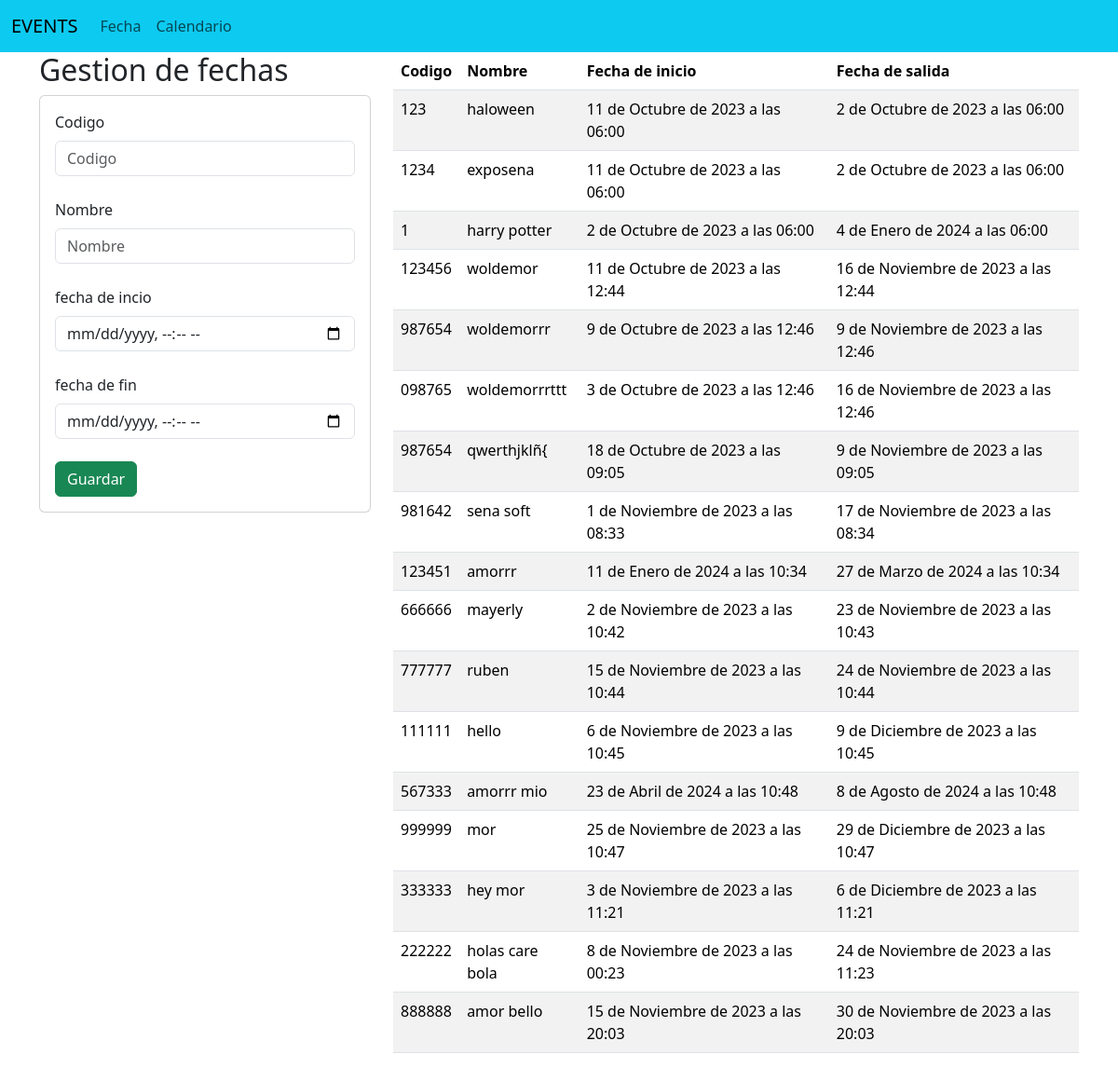
/fecha/, run on the app's committed database.
### aplicaciones/calendarios/models.py (models this page shows)
class Actividad(models.Model):
    codigo = models.CharField(max_length=10)
    nombre = models.CharField(max_length=100)
    fecha_hora_inicio = models.DateTimeField()
    fecha_hora_salida = models.DateTimeField()

### aplicaciones/calendarios/views.py (the view)
# urls.py: path('fecha/',views.fecha, name='fecha'),
def fecha(request):
    actividades = Actividad.objects.all()
    print(actividades)  # Check the data in the console
    return render(request, 'fecha.html', {'actividades': actividades})

### aplicaciones/calendarios/templates/fecha.html (shortened to what this page needs)
{% extends "base.html" %}
{% block body %}
<div class="row">
    <div class="col-sm-12 col-md-6 col-lg-4 col-xl-4">
        <h2>Gestion de fechas</h2>
        <div class="card">
            <div class="card-body">
                <form action="/registrarfechas/" method="post"> {% csrf_token %}
                    <div class="form-group">
                        <label for="name" class="form-label">Codigo</label>
                        <input type="text" id="txtCodigo" name="txtCodigo" class="form-control" placeholder="Codigo" minlength="6" maxlength="6" required>
                    </div>
                    <br>
                    <div class="form-group">
                        <label for="name" class="form-label">Nombre</label>
                        <input type="text" id="txtNombre" name="txtNombre" class="form-control" placeholder="Nombre"  maxlength="50" required>
                    </div>
                    <br>
                    <div class="form-group">
                        <label for="name" class="form-label">fecha de incio</label>
                        <input type="datetime-local" class="form-control" id="fechainicio" name="fechainicio" required>
                     </div>
                     <br>
                     <div class="form-group">
                        <label for="name" class="form-label">fecha de fin</label>
                        <input type="datetime-local" class="form-control" id="fechafin" name="fechafin" required>
                     </div>
                     <br>
                    <div class="form-group">
                       <button type="submit" class="btn btn-success btn-block text-white">Guardar</button>
                    </div>
                </form>
            </div>
        </div>
    </div>
    <div class="col-sm-12 col-md-6 col-lg-8 col-xl-8">
        <div class="table-responsive">
            <table class="table table-striped">
                <thead>
                    <tr>
                        <th>Codigo</th>
                        <th>Nombre</th>
                        <th>Fecha de inicio</th>
                        <th>Fecha de salida</th>
                    </tr>
                </thead>
                <tbody>
                    {% for c in actividades %}
                    <tr>
                        <td>{{ c.codigo }}</td>
                        <td>{{ c.nombre }}</td>
                        <td>{{ c.fecha_hora_inicio }}</td>
                        <td>{{ c.fecha_hora_salida }}</td>
                    </tr>
                    {% endfor %}
                </tbody>
            </table>
        </div>
    </div>
</div>
{% endblock %}

### aplicaciones/calendarios/templates/base.html (shortened to what this page needs)
<!doctype html>
<html lang="en">
  <head>
    <link href="https://cdn.jsdelivr.net/npm/bootstrap@5.3.2/dist/css/bootstrap.min.css" rel="stylesheet">
  </head>
  <body>
    <nav class="navbar navbar-expand-lg bg-info">
        <div class="container-fluid">
          <a class="navbar-brand" href="#">EVENTS</a>
          <div class="collapse navbar-collapse" id="navbarNav">
            <ul class="navbar-nav">
              <li class="nav-item">
                <a class="nav-link" href="{% url 'fecha' %}">Fecha</a>
              </li>
              <li class="nav-item">
                <a class="nav-link" href="{% url 'calendario' %}">Calendario</a>
              </li>
            </ul>
          </div>
        </div>
      </nav>
      <div class="container">
      {% block body %}{% endblock %}
    </div>
  </body>
</html>

### data on the page
Actividad: codigo "123", nombre "haloween", fecha_hora_inicio "11 de Octubre de 2023 a las 06:00", fecha_hora_salida "2 de Octubre de 2023 a las 06:00"
Actividad: codigo "1234", nombre "exposena", fecha_hora_inicio "11 de Octubre de 2023 a las 06:00", fecha_hora_salida "2 de Octubre de 2023 a las 06:00"
Actividad: codigo "1", nombre "harry potter", fecha_hora_inicio "2 de Octubre de 2023 a las 06:00", fecha_hora_salida "4 de Enero de 2024 a las 06:00"
Actividad: codigo "123456", nombre "woldemor", fecha_hora_inicio "11 de Octubre de 2023 a las 12:44", fecha_hora_salida "16 de Noviembre de 2023 a las 12:44"
Actividad: codigo "987654", nombre "woldemorrr", fecha_hora_inicio "9 de Octubre de 2023 a las 12:46", fecha_hora_salida "9 de Noviembre de 2023 a las 12:46"
Actividad: codigo "098765", nombre "woldemorrrttt", fecha_hora_inicio "3 de Octubre de 2023 a las 12:46", fecha_hora_salida "16 de Noviembre de 2023 a las 12:46"
Actividad: codigo "987654", nombre "qwerthjklñ{", fecha_hora_inicio "18 de Octubre de 2023 a las 09:05", fecha_hora_salida "9 de Noviembre de 2023 a las 09:05"
Actividad: codigo "981642", nombre "sena soft", fecha_hora_inicio "1 de Noviembre de 2023 a las 08:33", fecha_hora_salida "17 de Noviembre de 2023 a las 08:34"
Actividad: codigo "123451", nombre "amorrr", fecha_hora_inicio "11 de Enero de 2024 a las 10:34", fecha_hora_salida "27 de Marzo de 2024 a las 10:34"
Actividad: codigo "666666", nombre "mayerly", fecha_hora_inicio "2 de Noviembre de 2023 a las 10:42", fecha_hora_salida "23 de Noviembre de 2023 a las 10:43"
Actividad: codigo "777777", nombre "ruben", fecha_hora_inicio "15 de Noviembre de 2023 a las 10:44", fecha_hora_salida "24 de Noviembre de 2023 a las 10:44"
Actividad: codigo "111111", nombre "hello", fecha_hora_inicio "6 de Noviembre de 2023 a las 10:45", fecha_hora_salida "9 de Diciembre de 2023 a las 10:45"
Actividad: codigo "567333", nombre "amorrr mio", fecha_hora_inicio "23 de Abril de 2024 a las 10:48", fecha_hora_salida "8 de Agosto de 2024 a las 10:48"
Actividad: codigo "999999", nombre "mor", fecha_hora_inicio "25 de Noviembre de 2023 a las 10:47", fecha_hora_salida "29 de Diciembre de 2023 a las 10:47"
Actividad: codigo "333333", nombre "hey mor", fecha_hora_inicio "3 de Noviembre de 2023 a las 11:21", fecha_hora_salida "6 de Diciembre de 2023 a las 11:21"
Actividad: codigo "222222", nombre "holas care bola", fecha_hora_inicio "8 de Noviembre de 2023 a las 00:23", fecha_hora_salida "24 de Noviembre de 2023 a las 11:23"
Actividad: codigo "888888", nombre "amor bello", fecha_hora_inicio "15 de Noviembre de 2023 a las 20:03", fecha_hora_salida "30 de Noviembre de 2023 a las 20:03"
